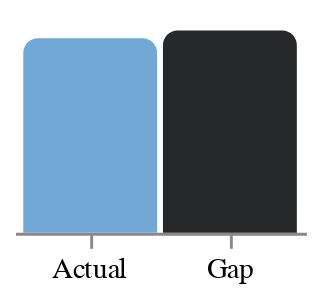

Here is the Vega-Lite specification saved for this chart:
### Vega specification from a JSON file in a GitHub repository (floating-point values rounded to 4 significant figures)
{"$schema": "https://vega.github.io/schema/vega/v5.json", "description": "Wage Gap", "width": 100, "height": 75, "padding": 5, "data": [{"name": "table", "values": [{"name": "Actual", "value": 49, "label": "Actual wage: 49%", "startAngle": 0, "endAngle": 3.079}, {"name": "Gap", "value": 51, "label": "Wage gap: 51%", "startAngle": 3.079, "endAngle": 6.283}], "transform": [{"type": "formula", "expr": "datum.name + ': ' + datum.value + '%'", "as": "label"}]}], "signals": [{"name": "tooltip", "value": {}, "on": [{"events": "rect:mouseover", "update": "datum"}, {"events": "rect:mouseout", "update": "{}"}]}], "scales": [{"name": "xscale", "type": "band", "domain": {"data": "table", "field": "name"}, "range": "width", "padding": 0.05, "round": true}, {"name": "yscale", "domain": {"data": "table", "field": "value"}, "nice": true, "range": "height"}, {"name": "color", "type": "ordinal", "domain": {"data": "table", "field": "name"}, "range": ["#72a8d6", "#27282a"]}], "axes": [{"orient": "bottom", "scale": "xscale"}], "marks": [{"type": "rect", "from": {"data": "table"}, "encode": {"enter": {"x": {"scale": "xscale", "field": "name"}, "width": {"scale": "xscale", "band": 1}, "y": {"scale": "yscale", "field": "value"}, "y2": {"scale": "yscale", "value": 0}, "tooltip": {"field": "label"}, "cornerRadiusTopLeft": {"value": 5}, "cornerRadiusTopRight": {"value": 5}}, "update": {"fill": {"scale": "color", "field": "name"}}}}]}
